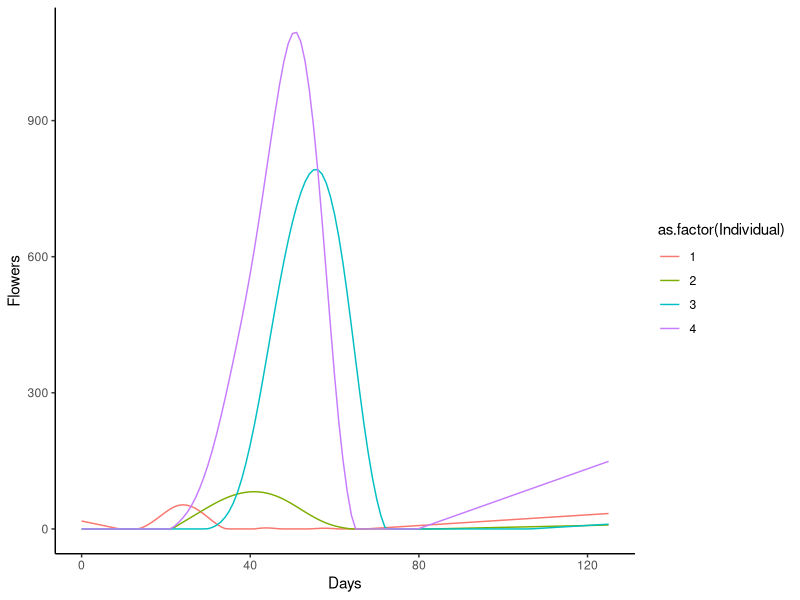

This chart was generated by the following R code:
## ---- chunk 1
library(dplyr)
library(tidyr)
library(mgcv)
library(ggplot2)

######
#Robs code
######
dat<-read.csv("LythrumDisplay2008.csv")

Days<-names(dat)[grep("d[0-9]",names(dat))] # Vector of names

Flwr<-dat %>% gather(all_of(Days),key="RelDay",value="OpFlwr") # Rearrange

Flwr$RelDay<-as.numeric(gsub("d","",Flwr$RelDay)) # Remove 'd' from day

Flwr$AbsDay<-Flwr$RelDay+Flwr$Start # Add absolute day
Flwr$CumFlwr<-ave(Flwr$OpFlwr,Flwr$Num,FUN=cumsum) # Calculate cumulative N flowers



####
#Function
####

PredictDay<-function(Num,days=c(0:125)){
  Mod1<-gam(OpFlwr~s(AbsDay),data=Flwr[Flwr$Num==Num,]) #Fitting Gam model.
  PredDay<-predict(Mod1,newdata=data.frame(AbsDay=c(0:125))) #Predicting data over all days.
  PredDay[PredDay<0]<-0 #Changing negative values to zero.
return(PredDay)
}


####
#For loop trouble shooting 
####

Individual_ID<-unique(Flwr$Num) 
Individual_ID #See here, there are missing numbers in the Num column, so we cant just use the length. This explains why the loop failed on the sixth iteration, because there is no Num = 6 in the data. Instead we need to use this individual_ID vector to subset for the Individual numbers that are actually in the data set.


#The loop initially stopped at individual #187. so i am going to remove that ID from the Individual ID Vector. IT looks like you (really) dont have enough data for this one... it is all NA.
Flwr[Flwr$Num==187,] 

#Removing number 154 from the ID list 
Individual_ID<-Individual_ID[Individual_ID!=187]

#The same thing happened at Individual 440 so i will remove that individual as well. 
Flwr[Flwr$Num==440,] #Both of these faulty IDs have all AbsDay values as NA, which explains why they arent working.

#Removing number 440 from the ID list 
Individual_ID<-Individual_ID[Individual_ID!=440]




####
#For loop that now works  
####

Days<-c()
Individual<-c()
Flowers<-c()
count=0
for( j in 1:length(Individual_ID)){
    count=count+1
  Flowers<-append(Flowers,PredictDay(Num=Individual_ID[j]))#Here use j to subset each individual in the individual ID vector. 
  Individual<-append(Individual,rep(Individual_ID[j], times=length(0:125))) #Here to identify the individual, we also need to subset the Individual_ID vector instead. 
  Days<-append(Days,0:125)
}
count #Now the loop worked and you have 386 individual growth rates in total (2 did not have enough data and were removed).



####
#Different Data Formats and Visualization 
####


#Putting growth rates into "long" format - this is good for plotting and other things depending on what you want.
Mating.Matrix.Data_Long<-data.frame(Flowers,Individual,Days)

#For example, here i am showing the growth rate for all IDs that are <5 (too many get cluttered).
ggplot(Mating.Matrix.Data_Long[Mating.Matrix.Data_Long$Individual<5,])+
  geom_line(aes(x=Days,y=Flowers,colour=as.factor(Individual)))+
  theme_classic()


#To convert the data to wide format, the original code we tried now works (after converting the flower data)
Mating.Matrix.Data_Wide<-Mating.Matrix.Data_Long %>% pivot_wider(names_from = Days,values_from = Flowers)

